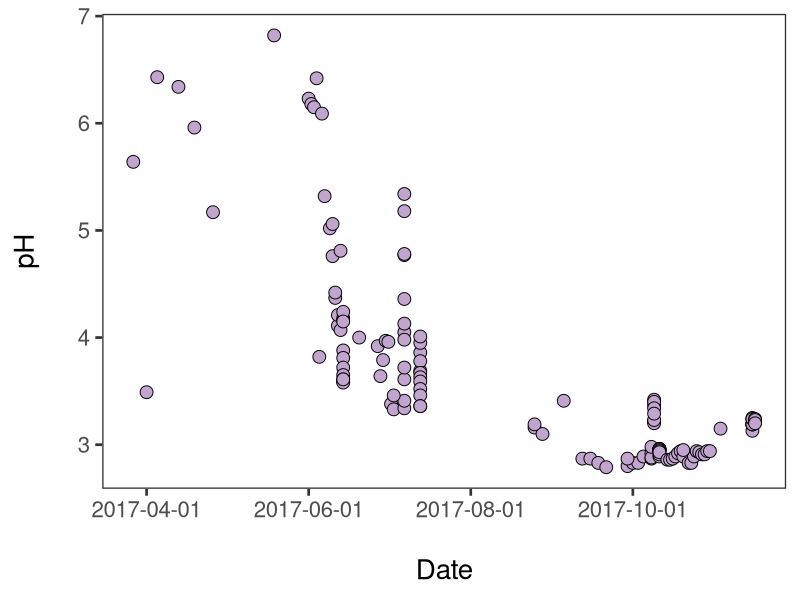
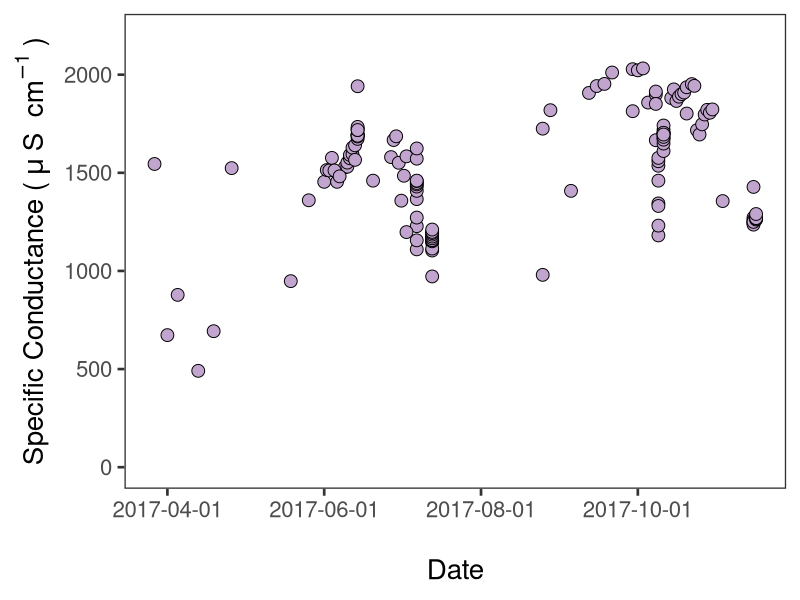
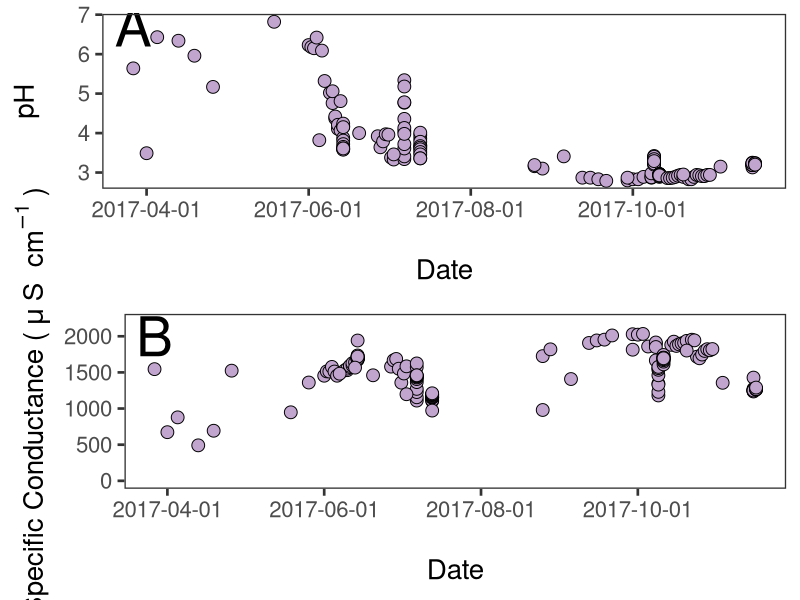
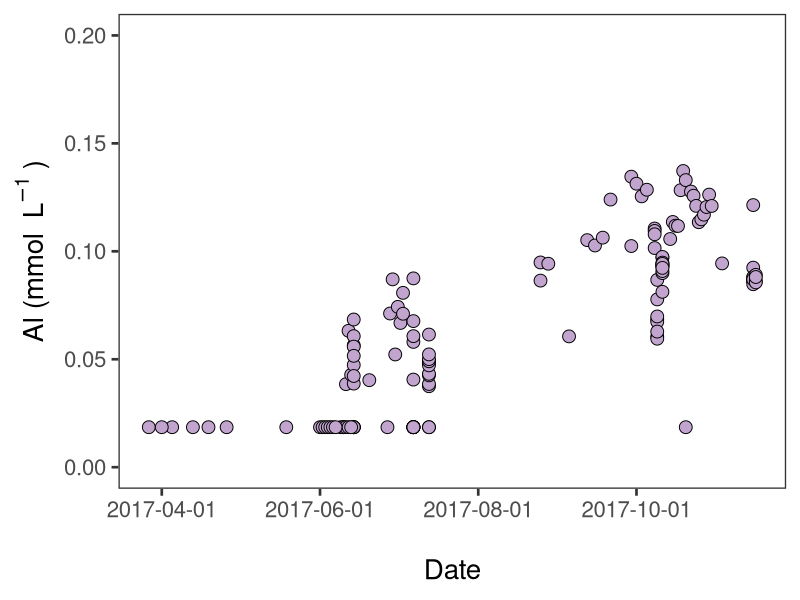
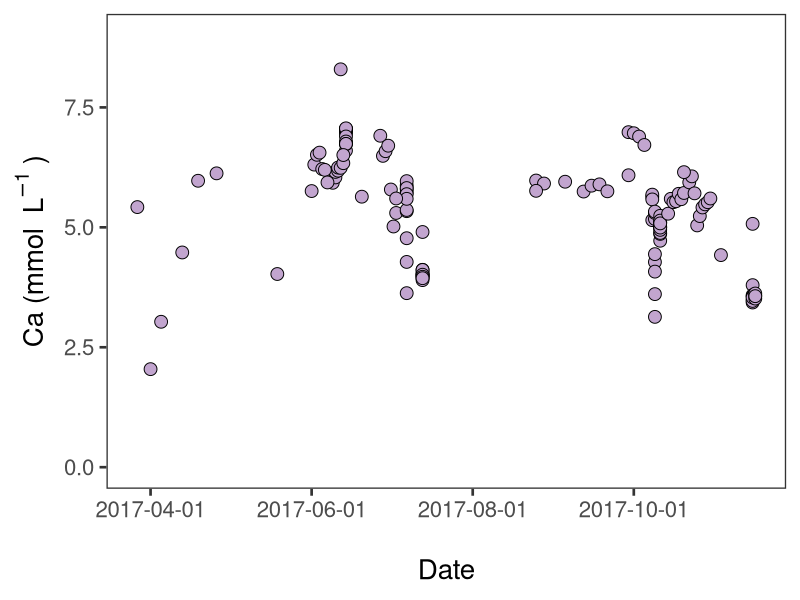
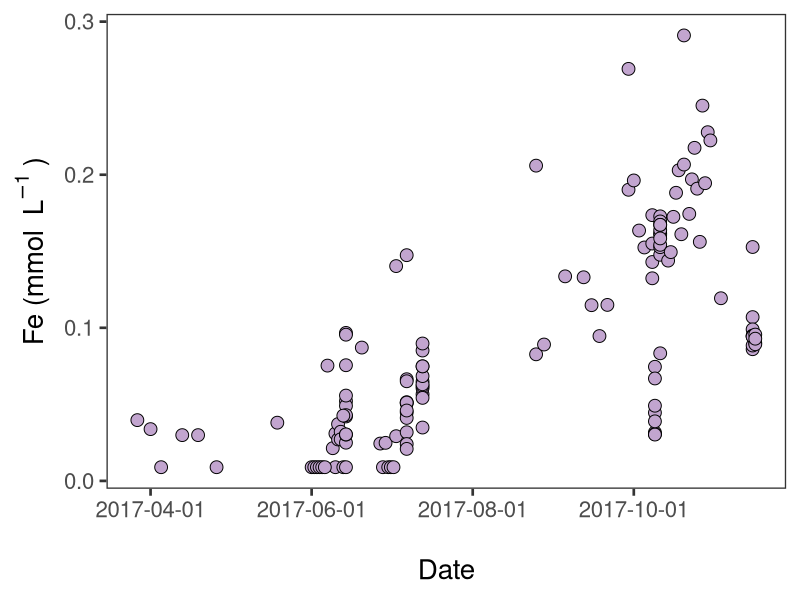
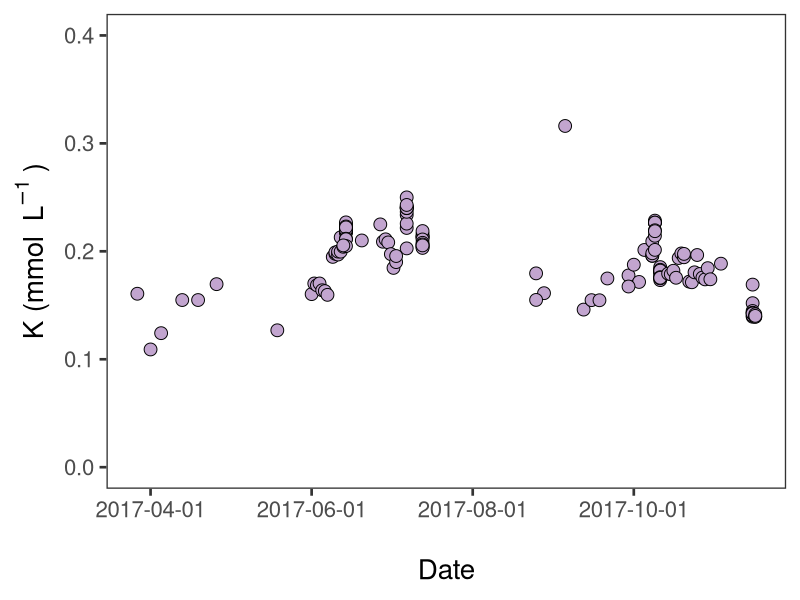
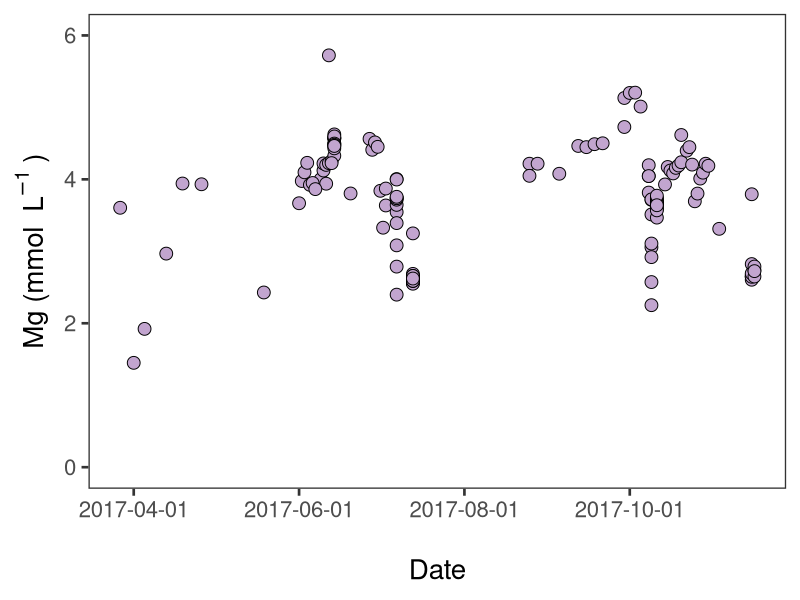

Reproduce these figures in R, in order.
#Call outlet data by date
Outchem<-read.csv(file="Outchemdate.csv",header=TRUE)
#Call Q 
Discharge<-read.csv(file="discharge.csv",header=TRUE)

#Transform mg/L to mmol/L

Outchem$Al_mmolL<-(Outchem$Al_mgL/26.982)
Outchem$Ca_mmolL<-(Outchem$Ca_mgL/40.08)
Outchem$Fe_mmolL<-(Outchem$Fe_mgL/55.845)
Outchem$K_mmolL<-(Outchem$K_mgL/39.099)
Outchem$Mg_mmolL<-(Outchem$Mg_mgL/24.305)
Outchem$Mn_mmolL<-(Outchem$Mn_mgL/54.938)
Outchem$Na_mmolL<-(Outchem$Na_mgL/22.99)
Outchem$SO42_mmolL<-(Outchem$SO42_mgL/96.06)
Outchem$Cl_mmolL<-(Outchem$Cl_mgL/35.453)

#Pulls out day of year to plot as x variable (makes scatter plot)
library(lubridate)
Outchem$newdate<-mdy(Outchem$Date)
Outchem$doy<-yday(Outchem$newdate)

#write to csv
write.csv(Outchem,"OutletChemData.csv")

#pH and EC std dev and std err
library(plyr)
outlet.summary<-ddply(Outchem, c("Site"), summarise,
                            pHmean = mean(pH, na.rm=TRUE), pHsd = sd(pH, na.rm=TRUE),
                            pHsem = sd(pH, na.rm=TRUE)/sqrt(length(pH)),
                            ECmean = mean(EC,na.rm=TRUE), ECsd = sd(EC,na.rm=TRUE),
                            ECsem = sd(EC,na.rm=TRUE)/sqrt(length(EC)),
                      Almean = mean(Al_mmolL,na.rm=TRUE), Alsd = sd(Al_mmolL,na.rm=TRUE),
                      Alsem = sd(Al_mmolL,na.rm=TRUE)/sqrt(length(Al_mmolL)),
                      Camean = mean(Ca_mmolL,na.rm=TRUE), Casd = sd(Ca_mmolL,na.rm=TRUE),
                      Casem = sd(Ca_mmolL,na.rm=TRUE)/sqrt(length(Ca_mmolL)),
                      Femean = mean(Fe_mmolL,na.rm=TRUE), Fesd = sd(Fe_mmolL,na.rm=TRUE),
                      Fesem = sd(Fe_mmolL,na.rm=TRUE)/sqrt(length(Fe_mmolL)),
                      Kmean = mean(K_mmolL,na.rm=TRUE), Ksd = sd(K_mmolL,na.rm=TRUE),
                      Ksem = sd(K_mmolL,na.rm=TRUE)/sqrt(length(K_mmolL)),
                      Mgmean = mean(Mg_mmolL,na.rm=TRUE), Mgsd = sd(Mg_mmolL,na.rm=TRUE),
                      Mgsem = sd(Mg_mmolL,na.rm=TRUE)/sqrt(length(Mg_mmolL)),
                      Mnmean = mean(Mn_mmolL,na.rm=TRUE), Mnsd = sd(Mn_mmolL,na.rm=TRUE),
                      Mnsem = sd(Mn_mmolL,na.rm=TRUE)/sqrt(length(Mn_mmolL)),
                      Namean = mean(Na_mmolL,na.rm=TRUE), Nasd = sd(Na_mmolL,na.rm=TRUE),
                      Nasem = sd(Na_mmolL,na.rm=TRUE)/sqrt(length(Na_mmolL)),
                      SO42mean = mean(SO42_mmolL,na.rm=TRUE), SO42sd = sd(SO42_mmolL,na.rm=TRUE),
                      SO42sem = sd(SO42_mmolL,na.rm=TRUE)/sqrt(length(SO42_mmolL)),
                      Clmean = mean(Cl_mmolL,na.rm=TRUE), Clsd = sd(Cl_mmolL,na.rm=TRUE),
                      Clsem = sd(Cl_mmolL,na.rm=TRUE)/sqrt(length(Cl_mmolL)))

#Plots outlet pH by date
library(ggplot2)
pal="#c2a5cf"
shape1=21
OutpH<-ggplot(Outchem, aes(newdate,pH))+
  geom_point(colour="black",size=4, fill=pal, pch=shape1)+
  theme_bw(base_size=20)+
  theme(panel.grid.major = element_blank(), panel.grid.minor = element_blank())+
  scale_x_date(breaks=c(as.Date("2017-04-01"),as.Date("2017-06-01"),as.Date("2017-08-01"),as.Date("2017-10-01"),as.Date("2017-12-01")))+
  xlab("\nDate")+
  ylab("pH\n")
#Call the graph
OutpH

#Plots outlet EC by date
library(ggplot2)
pal="#c2a5cf"
shape1=21
OutEC<-ggplot(Outchem, aes(newdate,EC))+
  geom_point(colour="black",size=4, fill=pal, pch=shape1)+
  theme_bw(base_size=20)+
  theme(panel.grid.major = element_blank(), panel.grid.minor = element_blank())+
  scale_x_date(breaks=c(as.Date("2017-04-01"),as.Date("2017-06-01"),as.Date("2017-08-01"),as.Date("2017-10-01"),as.Date("2017-12-01")))+
  xlab("\nDate")+
  ylim(0,2200)+
  ylab("Specific Conductance ("~mu~"S "~cm^-1~")")
#Call the graph
OutEC

#Put outlet pH and EC plots in one figure
library(gridExtra)
library(lubridate)
startdate<-"2017-03-27"
xposition<-date(startdate)
OutpH.1<-OutpH+guides(fill=FALSE,shape=FALSE)+annotate("text",x=xposition,y=6.7,label="A",size=14)
OutEC.1<-OutEC+guides(fill=FALSE,shape=FALSE)+annotate("text",x=xposition,y=2000,label="B",size=14)
grid.arrange(arrangeGrob(OutpH.1,OutEC.1, ncol=1, widths=c(1)))

#Save to PDF
pdf("OutECpH.pdf",height=10,width=10)
grid.arrange(arrangeGrob(OutpH.1,OutEC.1, ncol=1, widths=c(1)))
dev.off()

#Plots outlet Al by date
library(ggplot2)
pal="#c2a5cf"
shape1=21
OutAl<-ggplot(Outchem, aes(newdate,Al_mmolL))+
  geom_point(colour="black",size=4, fill=pal, pch=shape1)+
  theme_bw(base_size=20)+
  theme(panel.grid.major = element_blank(), panel.grid.minor = element_blank())+
  guides(fill=guide_legend(title=NULL))+
  scale_x_date(breaks=c(as.Date("2017-04-01"),as.Date("2017-06-01"),as.Date("2017-08-01"),as.Date("2017-10-01"),as.Date("2017-12-01")))+
  ylim(0,0.2)+
  xlab("\nDate")+
  ylab("Al (mmol "~L^-1~")")
#Call the graph
OutAl

#Plots outlet Ca by date
library(ggplot2)
pal="#c2a5cf"
shape1=21
OutCa<-ggplot(Outchem, aes(newdate,Ca_mmolL))+
  geom_point(colour="black",size=4, fill=pal, pch=shape1)+
  theme_bw(base_size=20)+
  theme(panel.grid.major = element_blank(), panel.grid.minor = element_blank())+
  guides(fill=guide_legend(title=NULL))+
  scale_x_date(breaks=c(as.Date("2017-04-01"),as.Date("2017-06-01"),as.Date("2017-08-01"),as.Date("2017-10-01"),as.Date("2017-12-01")))+
  xlab("\nDate")+
  ylab("Ca (mmol "~L^-1~")")+
  ylim(0,9)
#Call the graph
OutCa

#Plots outlet Fe by date
library(ggplot2)
pal="#c2a5cf"
shape1=21
OutFe<-ggplot(Outchem, aes(newdate,Fe_mmolL))+
  geom_point(colour="black",size=4, fill=pal, pch=shape1)+
  theme_bw(base_size=20)+
  theme(panel.grid.major = element_blank(), panel.grid.minor = element_blank())+
  guides(fill=guide_legend(title=NULL))+
  scale_x_date(breaks=c(as.Date("2017-04-01"),as.Date("2017-06-01"),as.Date("2017-08-01"),as.Date("2017-10-01"),as.Date("2017-12-01")))+
  xlab("\nDate")+
  ylab("Fe (mmol "~L^-1~")")
#Call the graph
OutFe

#Plots outlet K by date
library(ggplot2)
pal="#c2a5cf"
shape1=21
OutK<-ggplot(Outchem, aes(newdate,K_mmolL))+
  geom_point(colour="black",size=4, fill=pal, pch=shape1)+
  theme_bw(base_size=20)+
  theme(panel.grid.major = element_blank(), panel.grid.minor = element_blank())+
  guides(fill=guide_legend(title=NULL))+
  scale_x_date(breaks=c(as.Date("2017-04-01"),as.Date("2017-06-01"),as.Date("2017-08-01"),as.Date("2017-10-01"),as.Date("2017-12-01")))+
  xlab("\nDate")+
  ylab("K (mmol "~L^-1~")")+
  ylim(0,0.4)
#Call the graph
OutK

#Plots outlet Mg by date
library(ggplot2)
pal="#c2a5cf"
shape1=21
OutMg<-ggplot(Outchem, aes(newdate,Mg_mmolL))+
  geom_point(colour="black",size=4, fill=pal, pch=shape1)+
  theme_bw(base_size=20)+
  theme(panel.grid.major = element_blank(), panel.grid.minor = element_blank())+
  guides(fill=guide_legend(title=NULL))+
  scale_x_date(breaks=c(as.Date("2017-04-01"),as.Date("2017-06-01"),as.Date("2017-08-01"),as.Date("2017-10-01"),as.Date("2017-12-01")))+
  xlab("\nDate")+
  ylab("Mg (mmol "~L^-1~")")+
  ylim(0,6)
#Call the graph
OutMg

#Plots outlet Mn by date
library(ggplot2)
pal="#c2a5cf"
shape1=21
OutMn<-ggplot(Outchem, aes(newdate,Mn_mmolL))+
  geom_point(colour="black",size=4, fill=pal, pch=shape1)+
  theme_bw(base_size=20)+
  theme(panel.grid.major = element_blank(), panel.grid.minor = element_blank())+
  guides(fill=guide_legend(title=NULL))+
  scale_x_date(breaks=c(as.Date("2017-04-01"),as.Date("2017-06-01"),as.Date("2017-08-01"),as.Date("2017-10-01"),as.Date("2017-12-01")))+
  ylim(0,0.65)+
  xlab("\nDate")+
  ylab("Mn (mmol "~L^-1~")")
#Call the graph
OutMn

#Plots outlet Na by date
library(ggplot2)
pal="#c2a5cf"
shape1=21
OutNa<-ggplot(Outchem, aes(newdate,Na_mmolL))+
  geom_point(colour="black",size=4, fill=pal, pch=shape1)+
  theme_bw(base_size=20)+
  theme(panel.grid.major = element_blank(), panel.grid.minor = element_blank())+
  guides(fill=guide_legend(title=NULL))+
  scale_x_date(breaks=c(as.Date("2017-04-01"),as.Date("2017-06-01"),as.Date("2017-08-01"),as.Date("2017-10-01"),as.Date("2017-12-01")))+
  xlab("\nDate")+
  ylab("Na (mmol "~L^-1~")")+
  ylim(0,0.8)
#Call the graph
OutNa

#Plots outlet SO42- by date
library(ggplot2)
pal="#c2a5cf"
shape1=21
OutSO42<-ggplot(Outchem, aes(newdate,SO42_mmolL))+
  geom_point(colour="black",size=4, fill=pal, pch=shape1)+
  theme_bw(base_size=20)+
  theme(panel.grid.major = element_blank(), panel.grid.minor = element_blank())+
  guides(fill=guide_legend(title=NULL))+
  scale_x_date(breaks=c(as.Date("2017-04-01"),as.Date("2017-06-01"),as.Date("2017-08-01"),as.Date("2017-10-01"),as.Date("2017-12-01")))+
  xlab("\nDate")+
  ylab("S"~O[4]^-2~" (mmol "~L^-1~")")+
  ylim(0,16)
#Call the graph
OutSO42

#Plots outlet Cl by date
library(ggplot2)
pal="#c2a5cf"
shape1=21
OutCl<-ggplot(Outchem, aes(newdate,Cl_mmolL))+
  geom_point(colour="black",size=4, fill=pal, pch=shape1)+
  theme_bw(base_size=20)+
  theme(panel.grid.major = element_blank(), panel.grid.minor = element_blank())+
  guides(fill=guide_legend(title=NULL))+
  xlab("\nDate")+
  ylab("Cl (mmol L-1)\n")
#Call the graph
OutCl

#Put all outlet plots in one figure
library(gridExtra)
library(lubridate)
startdate<-"2017-03-27"
xposition<-date(startdate)
OutCa.1<-OutCa+guides(fill=FALSE,shape=FALSE)+annotate("text",x=xposition,y=8,label="E",size=14)
OutFe.1<-OutFe+guides(fill=FALSE,shape=FALSE)+annotate("text",x=xposition,y=0.28,label="A",size=14)
OutK.1<-OutK+guides(fill=FALSE,shape=FALSE)+annotate("text",x=xposition,y=0.35,label="G",size=14)
OutMg.1<-OutMg+guides(fill=FALSE,shape=FALSE)+annotate("text",x=xposition,y=5.5,label="F",size=14)
OutMn.1<-OutMn+guides(fill=FALSE,shape=FALSE)+annotate("text",x=xposition,y=0.6,label="B",size=14)
OutNa.1<-OutNa+guides(fill=FALSE,shape=FALSE)+annotate("text",x=xposition,y=0.7,label="H",size=14)
OutAl.1<-OutAl+guides(fill=FALSE,shape=FALSE)+annotate("text",x=xposition,y=0.19,label="C",size=14)
OutSO42.1<-OutSO42+guides(fill=FALSE,shape=FALSE)+annotate("text",x=xposition,y=15,label="D",size=12.5)
grid.arrange(arrangeGrob(OutFe.1,OutMn.1,OutAl.1,OutSO42.1,OutCa.1,OutMg.1,OutK.1,OutNa.1, ncol=2, widths=c(1,1)))

#Save to PDF
pdf("Outionbydate.pdf",height=20,width=20)
grid.arrange(arrangeGrob(OutFe.1,OutMn.1,OutAl.1,OutSO42.1,OutCa.1,OutMg.1,OutK.1,OutNa.1, ncol=2, widths=c(1,1)))
dev.off()

# Plot outlet pH and Fe by date
library(ggplot2)
yscale<-0.05

Out_pHFe_date<-ggplot(Outchem,aes(x=newdate))+
  geom_point(aes(y=pH),fill="purple",colour="black",pch=21,size=4)+
  geom_point(aes(y=Fe_mmolL/yscale,fill="orange"),colour="black",pch=21,size=4)+
  scale_y_continuous(sec.axis=sec_axis(~.*yscale,name="Concentration"))+
  scale_fill_manual(guide="legend",name="ions",
                    values=c("orange"),labels=c("Fe"))+
  labs(y="pH",
       x="Date")+
  theme_bw()+
  theme(panel.grid.major = element_blank(), panel.grid.minor = element_blank())

Out_pHFe_date
#Save to PDF
pdf("Out_pHFe_date.pdf",height=6,width=8)
Out_pHFe_date
dev.off()

#plot Q by Date
library(lubridate)
Discharge$newdate<-mdy_hm(Discharge$date_and_time)
Discharge$doy<-yday(Discharge$newdate)
Discharge$air_space<-(2*0.315)-(Discharge$level_m+0.315)
Discharge$air_space<-ifelse(Discharge$air_space >= 0, Discharge$air_space, 0)
Discharge$theta<-2*acos((0.315-Discharge$air_space)/0.315)
Discharge$Area_water<-(0.5*pi*(0.315^2))-(0.315^2*(Discharge$theta-sin(Discharge$theta))/2)
Discharge$Q_m3s<-Discharge$velocity_m_s*Discharge$Area_water
Discharge$Q_m3s<-ifelse(Discharge$Q_m3s >= 0, Discharge$Q_m3s, 0)
library(ggplot2)
OutQ<-ggplot(Discharge,aes(newdate,Q_m3s))+
  geom_line(colour="blue")+
  theme_bw(base_size=20)+
  theme(panel.grid.major = element_blank(), panel.grid.minor = element_blank())+
  guides(fill=guide_legend(title=NULL),shape=guide_legend(title=NULL))+
  xlab("\nDate")+
  ylab("Q ("~m^3~" "~s^-1~")")
#Call the graph
OutQ

#Save to PDF
pdf("OutQ.pdf",height=20,width=20)
OutQ
dev.off()
